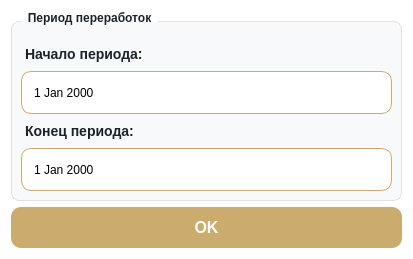
<?xml version="1.0" encoding="UTF-8"?>
<ui version="4.0">
 <class>PeriodDialog</class>
 <widget class="QDialog" name="PeriodDialog">
  <property name="geometry">
   <rect>
    <x>0</x>
    <y>0</y>
    <width>413</width>
    <height>257</height>
   </rect>
  </property>
  <property name="windowTitle">
   <string>Выбор периода</string>
  </property>
  <property name="styleSheet">
   <string notr="true">QDialog {
    background-color: white;
    font-family: 'Segoe UI', Arial;
    border-radius: 10px;
}
QCalendarWidget QWidget {
    color: black;
    background-color: white;
}

QCalendarWidget QAbstractItemView {
    color: black;
    selection-background-color: #ccab6e;
    selection-color: white;
}

QCalendarWidget QToolButton {
    color: black;
    font-weight: bold;
    background: transparent;
}

QCalendarWidget QToolButton:hover {
    background-color: #e6e6e6;
}

QCalendarWidget QSpinBox {
    color: black;
    background: white;
}

QCalendarWidget QHeaderView::section {
    color: black;
    background-color: #f2f2f2;
    font-weight: bold;
}
/* Кнопки */
QPushButton {
    min-height: 41px;
    max-height: 41px;
    border: none;
    border-radius: 10px;
    font-weight: bold;
    padding: 0px 16px;
}

QPushButton#btnOk {
    background-color: #ccab6e;
    color: white;
    font-size: 16px;
    min-width: 100px;
}
QPushButton#btnOk:hover {
    background-color: #998664;
}
QPushButton#btnOk:pressed {
    background-color: #7a6a50;
}

QPushButton#btnCancel {
    background-color: #1B232A;
    color: white;
    font-size: 14px;
    min-width: 100px;
}
QPushButton#btnCancel:hover {
    background-color: #D9D9D6;
    color: black;
}
QPushButton#btnCancel:pressed {
    background-color: #B8B8B5;
}

/* Заголовки */
QLabel#titleLabel {
    font-size: 18px;
    font-weight: bold;
    color: #1B232A;
    padding: 10px 0;
}

QLabel {
    font-size: 14px;
    font-weight: bold;
    color: #1B232A;
    padding: 5px 0;
}

/* Поля ввода */
QDateEdit {
    min-height: 41px;
    max-height: 41px;
    height: 41px;

    border-radius: 10px;
    border: 1px solid #ccab6e;

    padding-left: 10px;
    padding-right: 30px; /* место под стрелку */
    padding-top: 0px;
    padding-bottom: 0px;
}

QDateEdit:focus {
    border: 2px solid #ccab6e;
}
QDateEdit::drop-down {
    border: none;
    padding-right: 10px;
}

/* Группа */
QGroupBox {
    font-weight: bold;
    border: 1px solid #E0E0E0;
    border-radius: 8px;
    margin-top: 10px;
    padding-top: 10px;
    background-color: #F8F9FA;
}
QGroupBox::title {
    subcontrol-origin: margin;
    left: 10px;
    padding: 0 5px 0 5px;
    color: #1B232A;
    font-weight: bold;
}</string>
  </property>
  <layout class="QVBoxLayout" name="verticalLayout">
   <item>
    <widget class="QGroupBox" name="groupBox">
     <property name="title">
      <string>Период переработок</string>
     </property>
     <layout class="QVBoxLayout" name="verticalLayout_2">
      <property name="spacing">
       <number>4</number>
      </property>
      <item>
       <widget class="QLabel" name="label">
        <property name="text">
         <string>Начало периода:</string>
        </property>
       </widget>
      </item>
      <item>
       <widget class="QDateEdit" name="dateStart">
        <property name="sizePolicy">
         <sizepolicy hsizetype="Minimum" vsizetype="Fixed">
          <horstretch>0</horstretch>
          <verstretch>0</verstretch>
         </sizepolicy>
        </property>
        <property name="minimumSize">
         <size>
          <width>0</width>
          <height>41</height>
         </size>
        </property>
        <property name="maximumSize">
         <size>
          <width>16777215</width>
          <height>41</height>
         </size>
        </property>
        <property name="calendarPopup">
         <bool>true</bool>
        </property>
       </widget>
      </item>
      <item>
       <widget class="QLabel" name="label_2">
        <property name="text">
         <string>Конец периода:</string>
        </property>
       </widget>
      </item>
      <item>
       <widget class="QDateEdit" name="dateEnd">
        <property name="sizePolicy">
         <sizepolicy hsizetype="Minimum" vsizetype="Fixed">
          <horstretch>0</horstretch>
          <verstretch>0</verstretch>
         </sizepolicy>
        </property>
        <property name="minimumSize">
         <size>
          <width>0</width>
          <height>41</height>
         </size>
        </property>
        <property name="maximumSize">
         <size>
          <width>16777215</width>
          <height>41</height>
         </size>
        </property>
        <property name="calendarPopup">
         <bool>true</bool>
        </property>
       </widget>
      </item>
     </layout>
    </widget>
   </item>
   <item>
    <widget class="QPushButton" name="btnOk">
     <property name="sizePolicy">
      <sizepolicy hsizetype="Minimum" vsizetype="Fixed">
       <horstretch>0</horstretch>
       <verstretch>0</verstretch>
      </sizepolicy>
     </property>
     <property name="text">
      <string>OK</string>
     </property>
    </widget>
   </item>
  </layout>
 </widget>
 <resources/>
 <connections/>
</ui>
